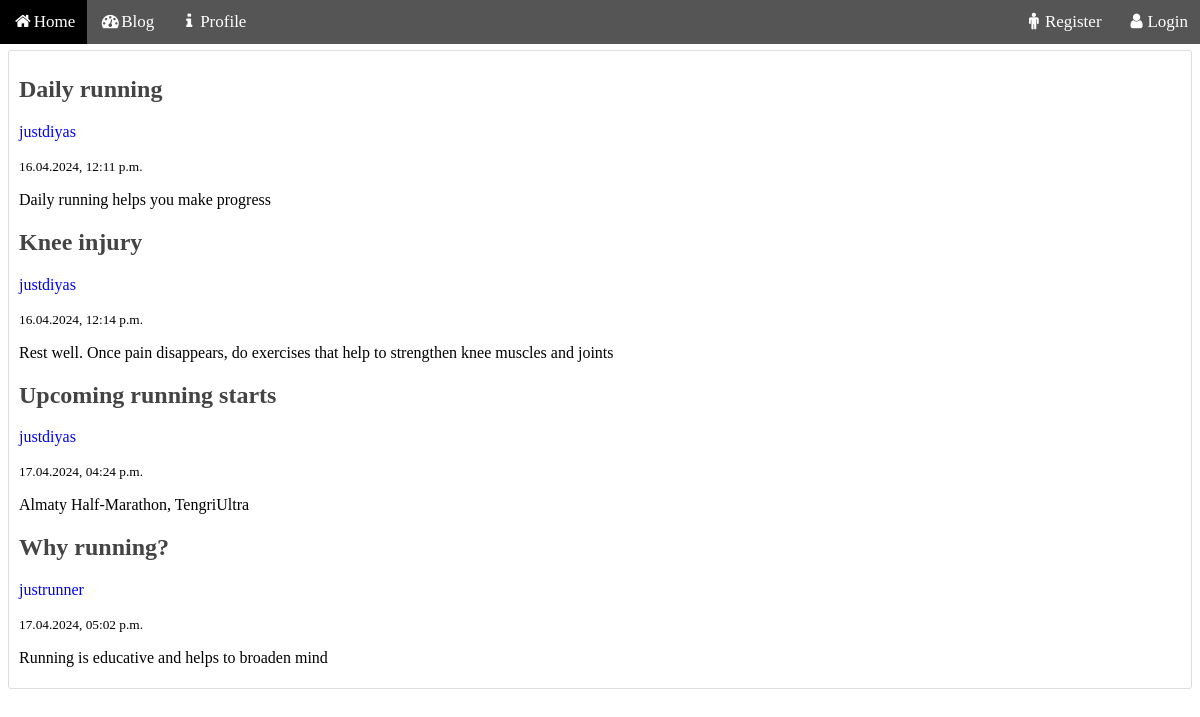
The app's page /home/blog/ with its own data.
### blog/models.py (models this page shows, shortened)
class Post(models.Model):
    title = models.CharField(max_length=100)
    author = models.ForeignKey(User, on_delete=models.CASCADE)
    content = models.TextField()
    publication_date = models.DateTimeField(default=timezone.now)

### blog/views.py (the view)
# urls.py: path('blog/', views.mainListView.as_view(), name='blog-main'),
class mainListView(generic.ListView):
    template_name = 'blog/base_blog.html'
    queryset = Post.objects.all()

### blog/templates/blog/base_blog.html (shortened to what this page needs)
{% load static %}
<!DOCTYPE html>
<html lang="en-US">
<head>
    <link rel="stylesheet" type="text/css" href="{% static 'blog/base.css' %}"/>
    <link rel="stylesheet" href="https://cdnjs.cloudflare.com/ajax/libs/font-awesome/4.7.0/css/font-awesome.min.css">
</head>
<body>
    <div class="navbar">
        <a class="active" href="{% url 'blog:blog-home' %}"><i class="fa fa-fw fa-home"></i>Home</a>
        <a href="{% url 'blog:blog-main' %}"><i class="fa fa-fw fa-dashboard"></i>Blog</a>
        <a href="{% url 'user:user-profile' %}"><i class="fa fa-fw fa-info"></i>Profile</a>
        {% if user.is_authenticated %}
            <a href="{% url 'user:user-logout' %}" class="split"><i class="fa fa-fw fa-sign-out"></i>Logout</a>
        {% else %}
            <a href="{% url 'user:user-login' %}" class="split"><i class="fa fa-fw fa-user"></i>Login</a>
            <a href="{% url 'user:user-register' %}" class="split"><i class="fa fa-fw fa-male"></i>Register</a>
        {% endif %}
    </div>
    <div class="content-section">
    {% block content %}
        {% for post in post_list %}
            <h2>{{ post.title }}</h2>
            <p style="color:blue">{{ post.author }}</p>
            <small class="text-muted">{{ post.publication_date|date:'d.m.Y, h:i a' }}</small>
            <p> {{ post.content }}</p>
        {% empty %}
            <p>No posts yet.</p>
        {% endfor %}
    {% endblock content %}
    </div>
</body>
</html>

### blog/static/blog/base.css (style rules this page uses)
.navbar { position: fixed; width: 100%; background-color: #555; overflow: auto; top: 0; left: 0; }
.navbar a { float: left; text-align: center; padding: 12px; color: white; text-decoration: none; font-size: 17px; }
.navbar a.split { float: right; }
.active { background-color: #04AA6D; }
h1, h2, h3, h4, h5, h6 { color: #444444; }
.content-section { background: #ffffff; padding: 5px 10px; border: 1px solid #dddddd; border-radius: 3px; margin-top: 50px; margin-bottom: 20px; }

### records on screen
Post: title "Daily running", author "justdiyas", publication_date "16.04.2024, 12:11 p.m.", content "Daily running helps you make progress"
Post: title "Knee injury", author "justdiyas", publication_date "16.04.2024, 12:14 p.m.", content "Rest well. Once pain disappears, do exercises that help to strengthen knee muscles and joints"
Post: title "Upcoming running starts", author "justdiyas", publication_date "17.04.2024, 04:24 p.m.", content "Almaty Half-Marathon, TengriUltra"
Post: title "Why running?", author "justrunner", publication_date "17.04.2024, 05:02 p.m.", content "Running is educative and helps to broaden mind"
